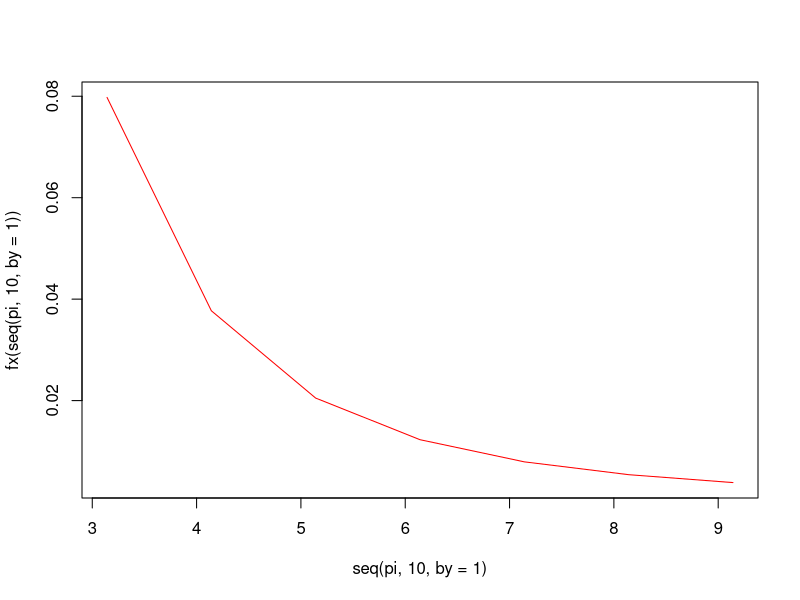
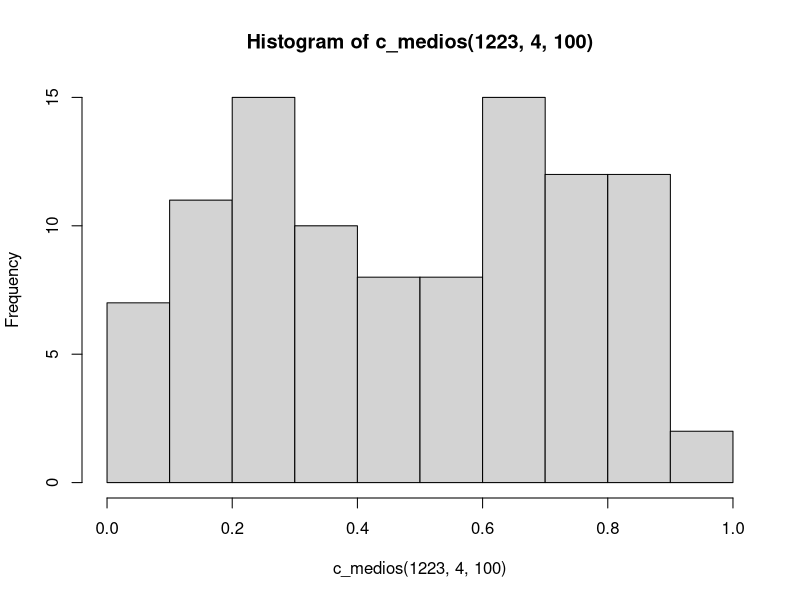
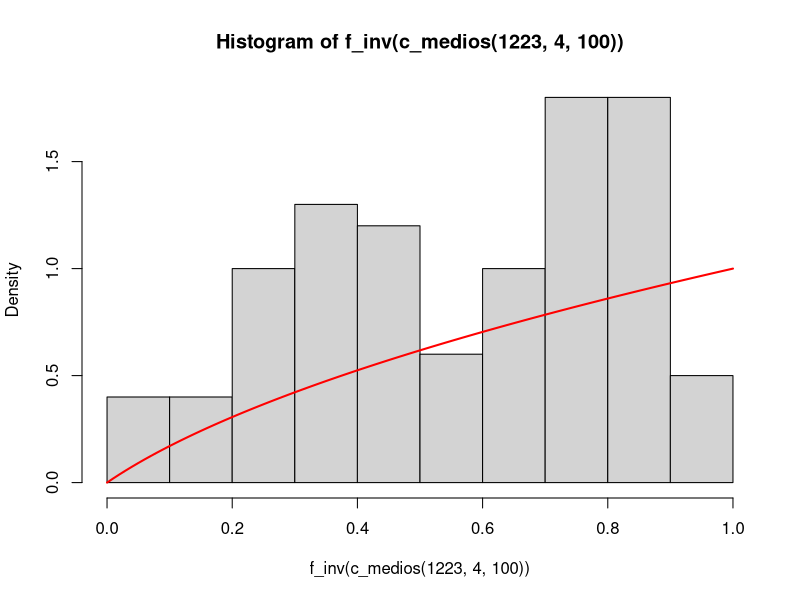
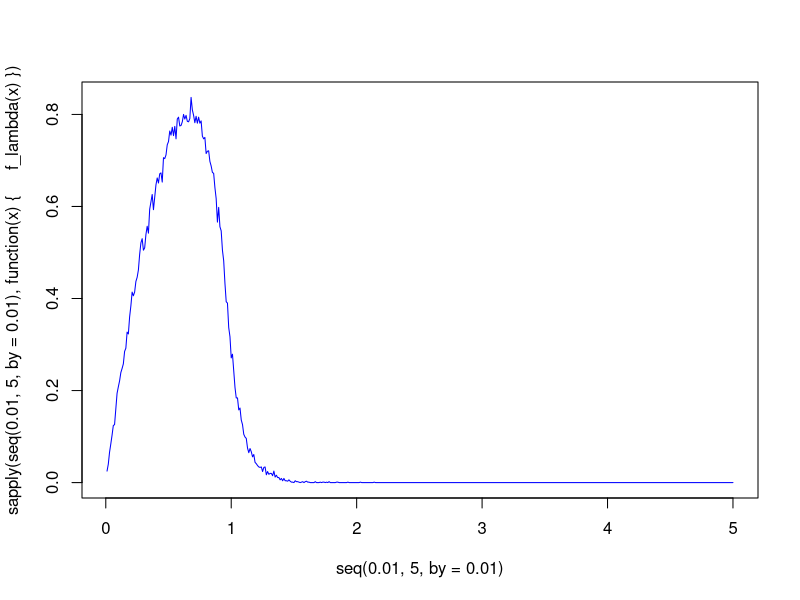

Reproduce these figures in R, in order. (Note: this script raises an error after producing the figures.)
# Solución Primera Prueba - Semestre 2025A

# EJERCICIO 1
# Implementación del Método de los Cuadrados Medios ----
medios <- function(x0, k){ # Función que recibe una semilla y la cantidad de dígitos (par) a considerar
      return(floor((x0^2 - floor(x0^2/10^(2*k - k/2))*10^(2*k - k/2))/10^(k/2)))
}

medios(1223, 4)

c_medios <- function(x0, k, n){ # Función que recibe una semilla, la cantidad de dígitos (par) a considerar y la cantidad de números pseudolaeatorios
      x <- numeric(n)
      for(i in 1:n){
            if (i == 1) {
                  x[i] <- medios(x0, k)
            } else {
                  x[i] <- medios(x[i - 1], k)
            }
      }
      return(x/10^k)
}

medios(1223, 4)
c_medios(1223, 4, 50)
c_medios(1234, 4, 100)

# Aproximación de la integral empleando el método de MonteCarlo ----
fx <- function(x){ # Función Original
      return(3*x*(1+x^2)^(-2))
}
fx(1)
fx(10)
fx(100)

plot(seq(pi,10, by=1), fx(seq(pi,10, by=1)), type = "l", col = "red") # La función tiende a cero a medida que x aumenta

hy <- function(y){ # Función transformada
      a <- pi
      b <- 10
      return((b-a)*fx(a + (b-a)*y))
}

hist(c_medios(1223, 4, 100))
mean(hy(c_medios(1223, 4, 100))) # Evaluación de la función transformada
integrate(f = fx, lower = pi, upper = 100) # Evaluación de la integral original

# Aplicación del Método de la Transformada Inversa ----
f_inv <- function(x){
      return(sqrt(2*x + 0.25) - 0.5)
}

hist(f_inv(c_medios(1223, 4, 100)), freq = FALSE)
curve(f_inv, add = TRUE, col = "red", lwd = 2)


# Método de aceptación y rechazo ----
f_ar <- function(x){
      return((2/sqrt(pi))*sqrt(x)*exp(-x))
}

g_ar <- function(x, lambda){
      return(lambda*exp(-lambda*x))
}

h_ar <- function(x, lambda){
      return(ifelse(g_ar(x, lambda) == 0, -Inf, f_ar(x)/g_ar(x, lambda)))
}


# Optimización parámetro lambda
f_lambda <- function(vlambda){
      c <- optimize(h_ar, interval = c(0, 10), lambda = vlambda, maximum = TRUE)$objective
      Y <- (-1/vlambda)*log(runif(1000))
      U <- runif(1000)
      X <- ifelse(U <= f_ar(Y)/(c*g_ar(Y, vlambda)), Y, NA)
      return(sum(!is.na(X))/1000) # Porcentaje de aceptación
}

plot(seq(0.01, 5, by=0.01), sapply(seq(0.01, 5, by=0.01), function(x){f_lambda(x)}), type = "l", col = "blue")

f_var <- function(n){
      vlambda <- 2/3
      c <- optimize(h_ar, interval = c(0, 10), lambda = vlambda, maximum = TRUE)$objective
      Y <- (-1/vlambda)*log(runif(n))
      U <- runif(n)
      X <- ifelse(U <= f_ar(Y)/(c*g_ar(Y, vlambda)), Y, NA)
      return(X)
}

f_var(100)

# EJERCICIO 2

# n: número de pólizas
monto <- function(n=1){
      return(sample(c(500, 1000, 2500, 5000), size = n, replace = TRUE, prob = c(0.35, 0.30, 0.25, 0.10)))
}

monto(n=5)

prima <- function(n){
      return(sample(c(200, 400, 600, 800, 1000), size = n, replace = TRUE, prob = c(0.04, 0.42, 0.29, 0.18, 0.07)))
}

prima(n=4)

siniestro <- function(n, casos){
      return(ifelse(1:n %in% sample(1:n, replace = FALSE, size = casos), monto() + 180, 0))
}

siniestro(100, 10)

# Generación de tabla de resultados por mes
Tabla <- function(n, vlambda){
      Siniestros_mensuales <<- rpois(n=12, lambda = vlambda)
      res <- data.table(Poliza = 1:n,
                 Prima = prima(n),
                 Sin_Enero = siniestro(n, Siniestros_mensuales[1]),
                 Sin_Febrero = siniestro(n, Siniestros_mensuales[2]),
                 Sin_Marzo = siniestro(n, Siniestros_mensuales[3]),
                 Sin_Abril = siniestro(n, Siniestros_mensuales[4]),
                 Sin_Mayo = siniestro(n, Siniestros_mensuales[5]),
                 Sin_Junio = siniestro(n, Siniestros_mensuales[6]),
                 Sin_Julio = siniestro(n, Siniestros_mensuales[7]),
                 Sin_Agosto = siniestro(n, Siniestros_mensuales[8]),
                 Sin_Septiembre = siniestro(n, Siniestros_mensuales[9]),
                 Sin_Octubre = siniestro(n, Siniestros_mensuales[10]),
                 Sin_Noviembre = siniestro(n, Siniestros_mensuales[11]),
                 Sin_Diciembre = siniestro(n, Siniestros_mensuales[12]))
      return(res)
}

T1 <- Tabla(2800, vlambda = 2.8)
T1[,list(Siniestros_Ene = sum(ifelse(Sin_Enero > 0, 1, 0)),
         Siniestros_Feb = sum(ifelse(Sin_Febrero > 0, 1, 0)),
         Siniestros_Mar = sum(ifelse(Sin_Marzo > 0, 1, 0)))]
T1[, Total_Siniestros := rowSums(.SD), .SDcols = patterns("^Sin_")]
T1[, Perdida_Ganancia := Prima - Total_Siniestros]
# Resultado económico 2800 pólizas
T1[,list(Perdida_Ganancia = sum(Perdida_Ganancia))]

# Porcentaje de asegurados que generan pérdida
T1[, Marca := ifelse(Perdida_Ganancia < 0, 1, 0)]
T1[,.N,by=Marca]
T1[,list(Porcentaje = mean(Marca))]


# Ahora se incrementa la tasa de siniestralidad
T2 <- Tabla(2800, vlambda = 5.6)
T2[, Total_Siniestros := rowSums(.SD), .SDcols = patterns("^Sin_")]
T2[, Perdida_Ganancia := Prima - Total_Siniestros]
# Resultado económico 2800 pólizas
T2[,list(Perdida_Ganancia = sum(Perdida_Ganancia))]

# Porcentaje de asegurados que generan pérdida
T2[, Marca := ifelse(Perdida_Ganancia < 0, 1, 0)]
T2[,list(Porcentaje = mean(Marca))]



